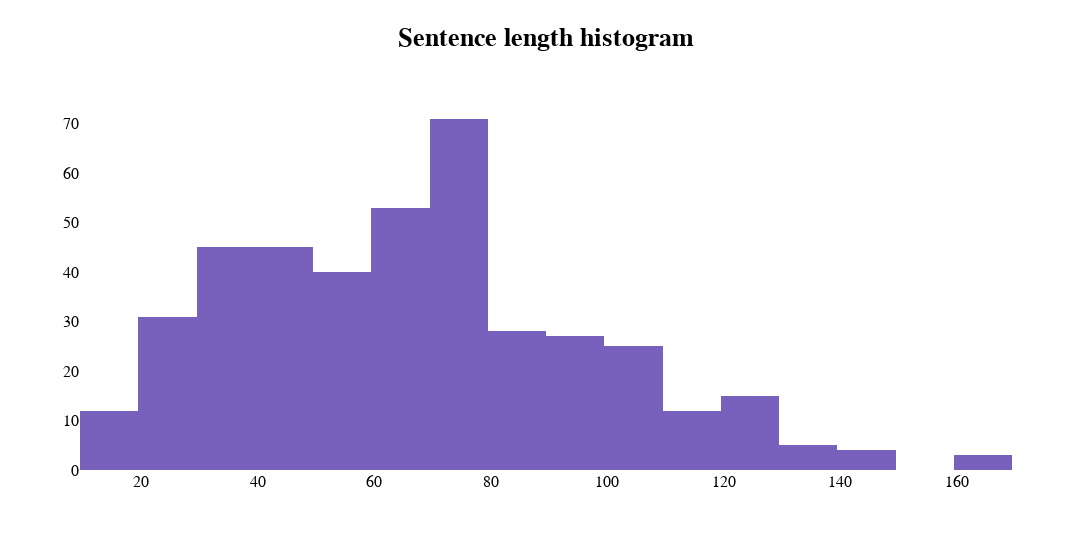

This figure's notebook cell:
### Markdown cell above
### Exploratory Data Analysis

Let's plot a histogram to verify the distribution of sentence length

### Code cell
train['sentence_length'] = train['sentence'].apply(lambda x: len(str(x)))

fig = go.Figure()
fig.add_trace(go.Histogram(
    x=train["sentence_length"],
    marker_color='#7860bd',
))
fig.update_layout(
    title={
    'text': "<b>Sentence length histogram</b>",
    'font' : dict(size=26, color='black', family='Helvetica'),
    'y':0.95,
    'x':0.5},
    height=550, width=1100,
    font_family='Helvetica',
    font_color='black',
    font_size=16,
    plot_bgcolor='white',
)

fig.show()

### Figure 1 — Plotly figure (JSON) as saved in the notebook; plotly's stock layout.template omitted (floating-point values rounded to 4 significant figures; data arrays with more than 128 entries replaced by an {"elided": "..."} marker saying what was removed)
{"data": [{"marker": {"color": "#7860bd"}, "type": "histogram", "x": {"elided": "416 int values"}}], "layout": {"font": {"color": "black", "family": "Helvetica", "size": 16}, "height": 550, "plot_bgcolor": "white", "title": {"font": {"color": "black", "family": "Helvetica", "size": 26}, "text": "<b>Sentence length histogram</b>", "x": 0.5, "y": 0.95}, "width": 1100}}
